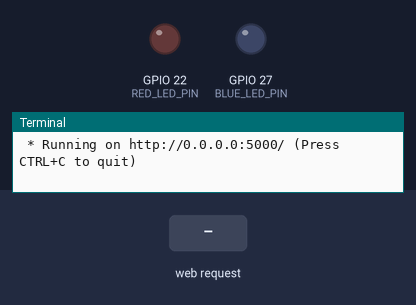
The program below on a simulated Raspberry Pi (BCM pin numbers). On the bench: output pins drawn as LEDs (lit = HIGH), the last lines printed to the terminal. The test bench sets the inputs (shaded band). The clock reads 2024-03-15 10:24:30 at power-on unless the program sets it.

Above: at 1.2 s.
1.3 s: HTTP request for /led/on/red received
At 2.5 s:
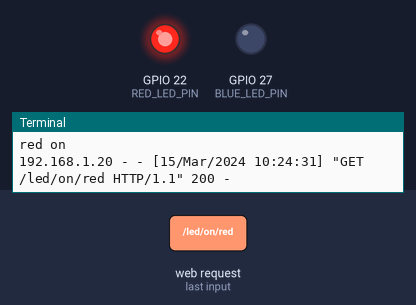
2.8 s: HTTP request for /led/on/blue received
At 3.8 s:
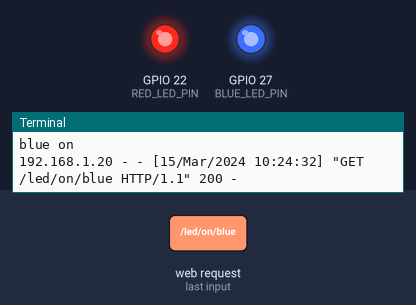
4.3 s: HTTP request for /led/off/red received
At 5.0 s:
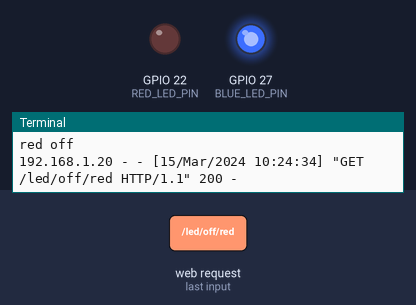
Timing chart, 0 to 7.3 s (numbered marks = the images above; inputs shaded):
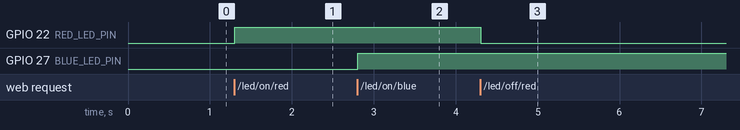

The program:

flask_led_task2.py
```python
from flask import Flask, render_template
import RPi.GPIO as GPIO

app = Flask(__name__)
RED_LED_PIN = 22
BLUE_LED_PIN = 27
GPIO.setmode(GPIO.BCM)
GPIO.setup(RED_LED_PIN, GPIO.OUT)
GPIO.setup(BLUE_LED_PIN, GPIO.OUT)

# 0.0.0.0:5000
@app.route("/")
def hello():
    return render_template("led2.html")

@app.route("/led/<boo>/<color>")
def led_op(boo, color):
    print(color + " " + boo)

    if color == "red":
        if(boo == "on"):
            GPIO.output(RED_LED_PIN, GPIO.HIGH)
            return 'RED LED ON'
        elif(boo == "off"):
            GPIO.output(RED_LED_PIN, GPIO.LOW)
            return 'RED LED OFF'
    elif color == "blue":
        if(boo == "on"):
            GPIO.output(BLUE_LED_PIN, GPIO.HIGH)
            return 'BLUE LED ON'
        elif(boo == "off"):
            GPIO.output(BLUE_LED_PIN, GPIO.LOW)
            return 'BLUE LED OFF'

if __name__ == "__main__":
    try:
        app.run(host="0.0.0.0")
    finally:
        GPIO.cleanup()
```

Measured:
- after the input at 1.3 s, GPIO 22 (RED_LED_PIN): LOW → HIGH at once
- after the input at 2.8 s, GPIO 27 (BLUE_LED_PIN): LOW → HIGH at once
- after the input at 4.3 s, GPIO 22 (RED_LED_PIN): HIGH → LOW at once
